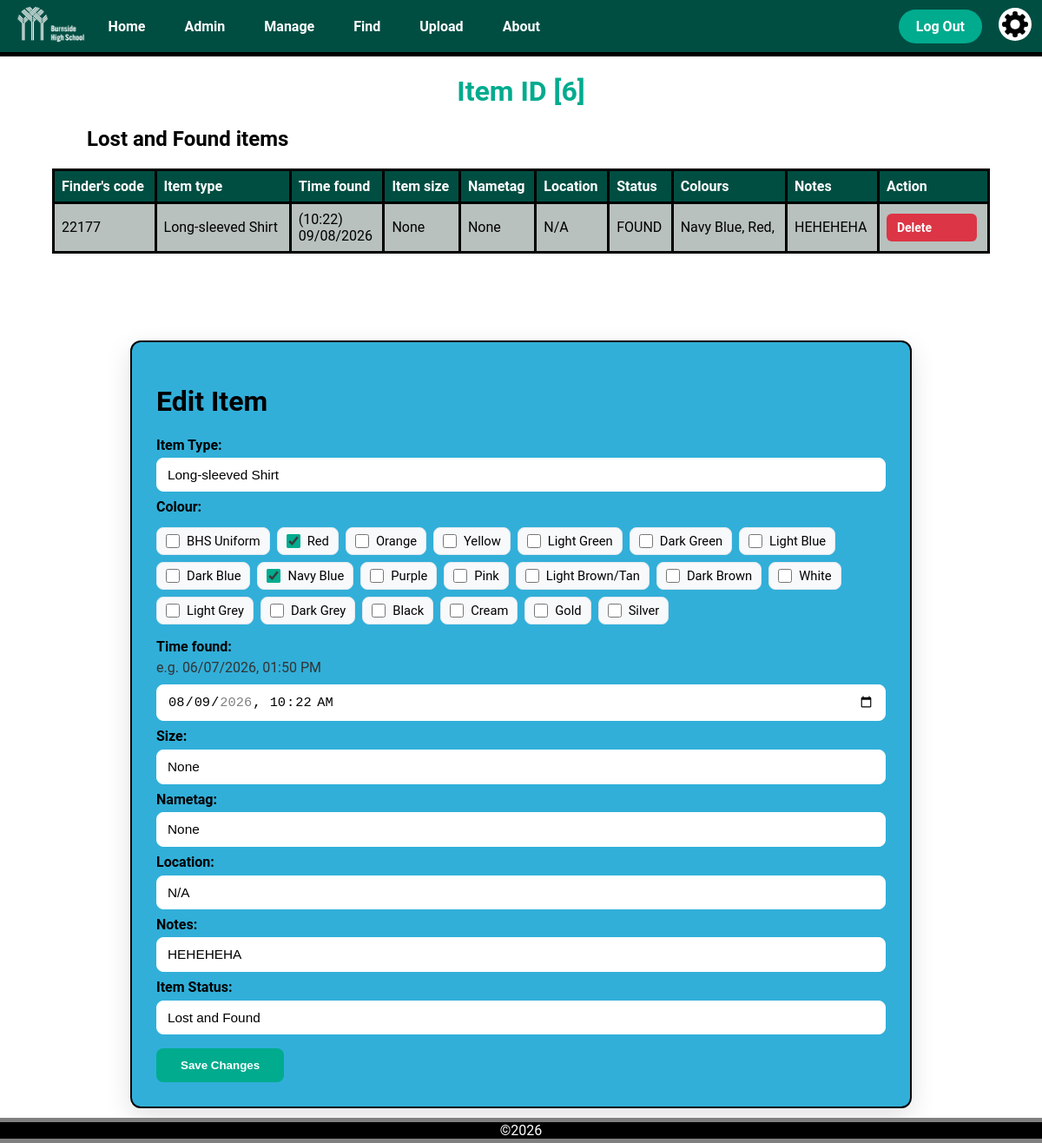
Before: /item/6 (signed in) with the older database file.
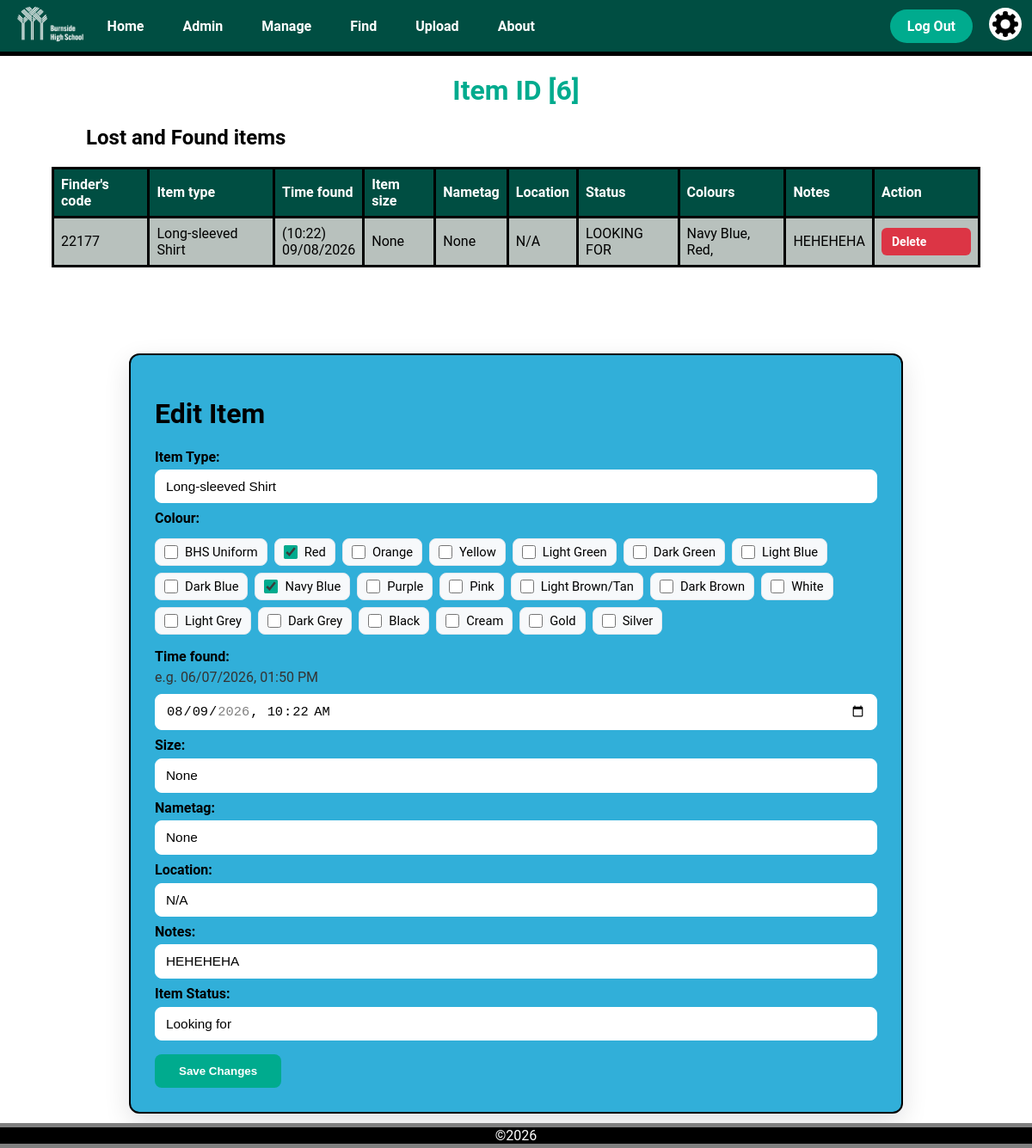
After: the same page with the newer database file.
### app.py (models this page shows)
class LostItem(db.Model):
    __tablename__ = 'lost_item'
    item_id = db.Column(db.Integer, primary_key=True)
    finder_id = db.Column(db.String(6), db.ForeignKey('user.user_id'))
    item_type = db.Column(db.String(50))
    time_found = db.Column(db.String(50))
    size = db.Column(db.String(50))
    nametag = db.Column(db.String(50))
    location = db.Column(db.String(50))
    status = db.Column(db.String(50))
    notes = db.Column(db.String(50))
    colours = db.relationship('Colour', secondary='lostitem_colour', backref='lost_items')

### app.py (the view, shortened to what this page needs)
@app.route('/item/<int:item_id>', methods=['GET', 'POST'])
@login_required
def item(item_id):
    item = LostItem.query.get_or_404(item_id)
    if current_user.clearance > 1:   # Clearance check, Admin or Finder only
        if current_user.school_code != str(item.finder_id):
            print('aborted')
            abort(404)
    items = [item]
    colour_names = [colour.name for colour in item.colours]
    return render_template('item.html', title='Edit Item', items=items, colour_names=colour_names, item_id=item_id)

### app.py (called while the page is built)
@login_manager.user_loader
def load_user(user_id):
    return User.query.get(int(user_id))

@app.context_processor
def inject_variables():
    return dict(show_footer=True,
                logged_in = current_user.is_authenticated,
                current_user_clearance = session.get('clearance'),
                min_time = "2026-01-01T00:00",
                current_time = datetime.now().strftime("%Y-%m-%dT%H:%M")
                )

@app.before_request
def before_request():
    if request.endpoint in ['logout', 'static']:
        return
    if current_user.is_authenticated is True and current_user.clearance == 4:
        return render_template("error.html",
                                    title="Forbidden",
                                    error_title="Your account has been disabled",
                                    error_message="Please contact an admin")

### templates/item.html (shortened to what the changed rows need)
{% extends "layout.html" %}
{% block content %}
<h1 class="title">Item ID [{{item_id}}]</h1>
{% for item in items %}
<table class="item_info_table">
  <h2 class="sub_heading">Lost and Found items</h2>
    <tr>
      <th class="item_info_header">Finder's code</th>
      <th class="item_info_header">Item type</th>
      <th class="item_info_header">Time found</th>
      <th class="item_info_header">Item size</th>
      <th class="item_info_header">Nametag</th>
      <th class="item_info_header">Location</th>
      <th class="item_info_header">Status</th>
      <th class="item_info_header">Colours</th>
      <th class="item_info_header">Notes</th>
      <th class="item_info_header">Action</th>
    </tr>
    <tr class="item_info_row">
      <td>{{item.finder_id}}</td>
      <td>{{item.item_type}}</td>
      <td>
        {% if item.time_found is not none %}
          ({{ item.time_found[11:16] }})<br>{{ item.time_found[8:10] }}/{{ item.time_found[5:7] }}/{{ item.time_found[0:4] }}
        {% else %}
          {{item.time_found}}
        {% endif %}
      </td>
      <td>{{item.size}}</td>
      <td>{{item.nametag}}</td>
      <td>{{item.location}}</td>
      <td>{{item.status}}</td>
      <td>
        {% if colour_names %}
            {% for colour in colour_names %}
              {{ colour }},
            {% endfor %}
        {% else %}
          None
        {% endif %}
      </td>
      <td>{{item.notes}}</td>
      <td class="edit_item_button">
        <a class="delete_button" href="/item/{{item.item_id}}/delete">Delete</a>
      </td>
    </tr>
</table>
<form method="post" action="/item/{{item.item_id}}">
    <div class="upload_form">
        <h1>Edit Item</h1>
        <h2 class="upload_form_subtitle">Item Type:</h2>
        <select name="item_type" class="upload_type_dropdown">
            <option value="Long-sleeved Shirt" {% if item.item_type == 'Long-sleeved Shirt' %}selected{% endif %}>Long-sleeved Shirt</option>
        </select>
        <h2 class="upload_form_subtitle">Colour:</h2>
        <fieldset class='upload_colour_selection'>
            <label>
                <input type="checkbox" name="colours[]" value="BHS Uniform" {% if 'BHS Uniform' in colour_names %}checked{% endif %}> BHS Uniform
            </label>
            <label>
                <input type="checkbox" name="colours[]" value="Red" {% if 'Red' in colour_names %}checked{% endif %}> Red
            </label>
            <label>
                <input type="checkbox" name="colours[]" value="Orange" {% if 'Orange' in colour_names %}checked{% endif %}> Orange
            </label>
            <label>
                <input type="checkbox" name="colours[]" value="Yellow" {% if 'Yellow' in colour_names %}checked{% endif %}> Yellow
            </label>
            <label>
                <input type="checkbox" name="colours[]" value="Light Green" {% if 'Light Green' in colour_names %}checked{% endif %}> Light Green
            </label>
            <label>
                <input type="checkbox" name="colours[]" value="Dark Green" {% if 'Dark Green' in colour_names %}checked{% endif %}> Dark Green
            </label>
            <label>
                <input type="checkbox" name="colours[]" value="Light Blue" {% if 'Light Blue' in colour_names %}checked{% endif %}> Light Blue
            </label>
            <label>
                <input type="checkbox" name="colours[]" value="Dark Blue" {% if 'Dark Blue' in colour_names %}checked{% endif %}> Dark Blue
            </label>
            <label>
                <input type="checkbox" name="colours[]" value="Navy Blue" {% if 'Navy Blue' in colour_names %}checked{% endif %}> Navy Blue
            </label>
            <label>
                <input type="checkbox" name="colours[]" value="Light Purple" {% if 'Purple' in colour_names %}checked{% endif %}> Purple
            </label>
            <label>
                <input type="checkbox" name="colours[]" value="Pink" {% if 'Pink' in colour_names %}checked{% endif %}> Pink
            </label>
            <label>
                <input type="checkbox" name="colours[]" value="Light Brown/Tan" {% if 'Light Brown/Tan' in colour_names %}checked{% endif %}> Light Brown/Tan
            </label>
            <label>
                <input type="checkbox" name="colours[]" value="Dark Brown" {% if 'Dark Brown' in colour_names %}checked{% endif %}> Dark Brown
            </label>
            <label>
                <input type="checkbox" name="colours[]" value="White" {% if 'White' in colour_names %}checked{% endif %}> White
            </label>
            <label>
                <input type="checkbox" name="colours[]" value="Light Grey" {% if 'Light Grey' in colour_names %}checked{% endif %}> Light Grey
            </label>
            <label>
                <input type="checkbox" name="colours[]" value="Dark Grey" {% if 'Dark Grey' in colour_names %}checked{% endif %}> Dark Grey
            </label>
            <label>
                <input type="checkbox" name="colours[]" value="Black" {% if 'Black' in colour_names %}checked{% endif %}> Black
            </label>
            <label>
                <input type="checkbox" name="colours[]" value="Cream" {% if 'Cream' in colour_names %}checked{% endif %}> Cream
            </label>
            <label>
                <input type="checkbox" name="colours[]" value="Gold" {% if 'Gold' in colour_names %}checked{% endif %}> Gold
            </label>
            <label>
                <input type="checkbox" name="colours[]" value="Silver" {% if 'Silver' in colour_names %}checked{% endif %}> Silver
            </label>
        </fieldset>
        <h2 class="upload_form_subtitle">Time found:</h2>
        <p> e.g. 06/07/2026, 01:50 PM</p>
        <input class='upload_datetime' type="datetime-local" name="time_found" value="{{item.time_found}}" min="{{min_time}}" max="{{current_time}}">
        <h2 class="upload_form_subtitle">Size:</h2>
        <input class='upload_text_box' type="text" name="size" maxlength="10" value="{{item.size}}">
        <h2 class="upload_form_subtitle">Nametag:</h2>
        <input type="text" name="nametag" value="{{item.nametag}}">
        <h2 class="upload_form_subtitle">Location:</h2>
        <select name="location" class="upload_type_dropdown">
            <option value="N/A">N/A</option>
        </select>
        <h2 class="upload_form_subtitle">Notes:</h2>
        <input class='upload_text_box' type="text" name="notes" value="{{item.notes}}">
        <h2 class="upload_form_subtitle">Item Status:</h2>
        <select name="item_status" class="upload_type_dropdown">
            <option value="LOST AND FOUND" {% if item.status == 'LOST AND FOUND' %}selected{% endif %}>Lost and Found</option>
            <option value="LOOKING FOR" {% if item.status == 'LOOKING FOR' %}selected{% endif %}>Looking for</option>
        </select>
        <div class="upload_submit_button">
            <input type="submit" value="Save Changes">
        </div>
    </div>
</form>
{% endfor  %}
{% endblock %}

Changed rows visible on the page:
changed LostItem "Long-sleeved Shirt": status "FOUND" → "LOOKING FOR"; item_status "Lost and Found" → "Looking for"
